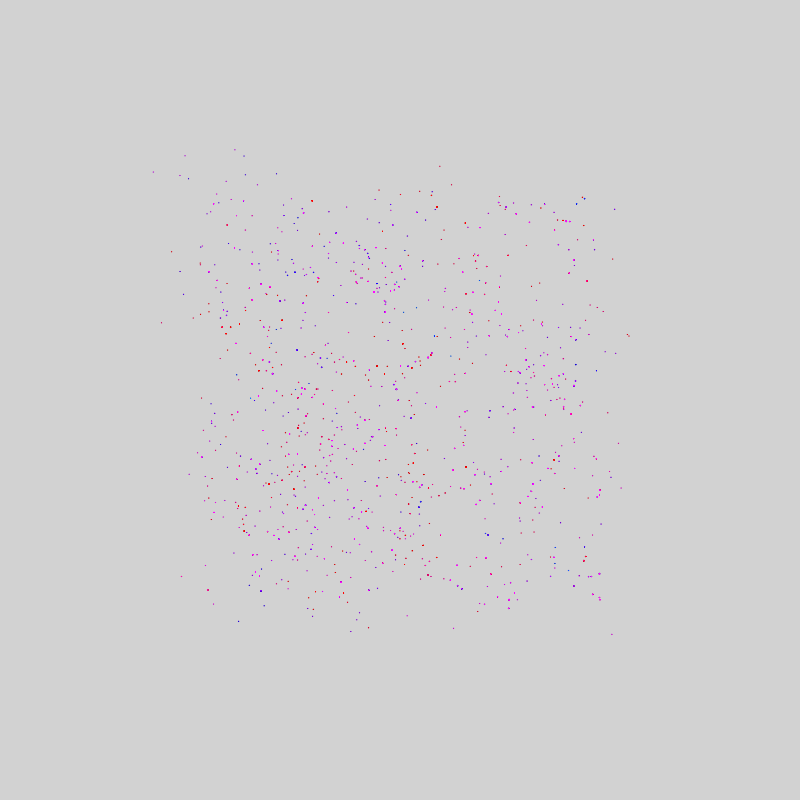
Frame 1 (no input)
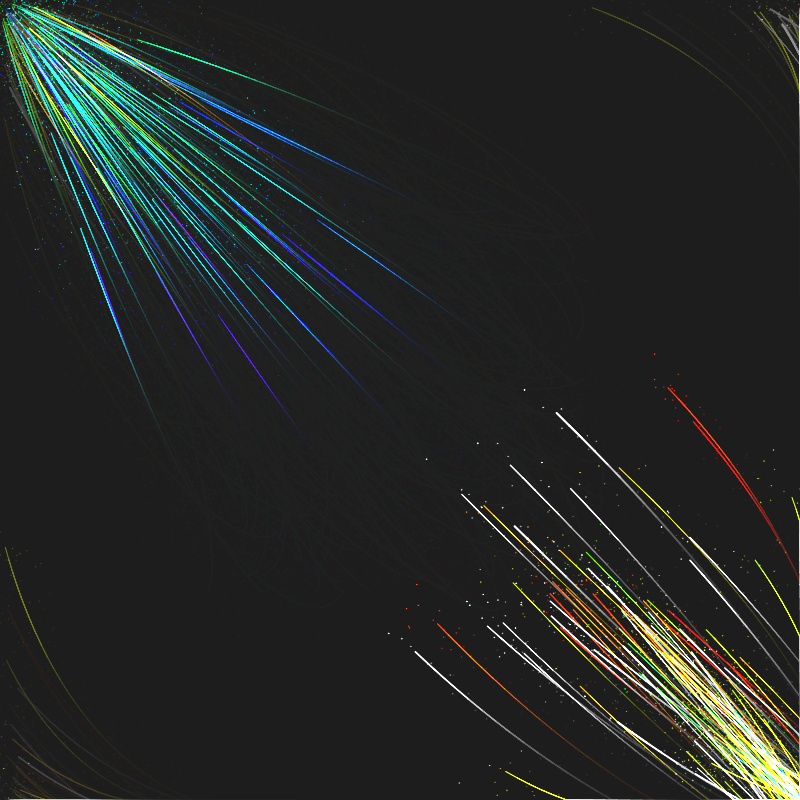
Frame 60 (no input)
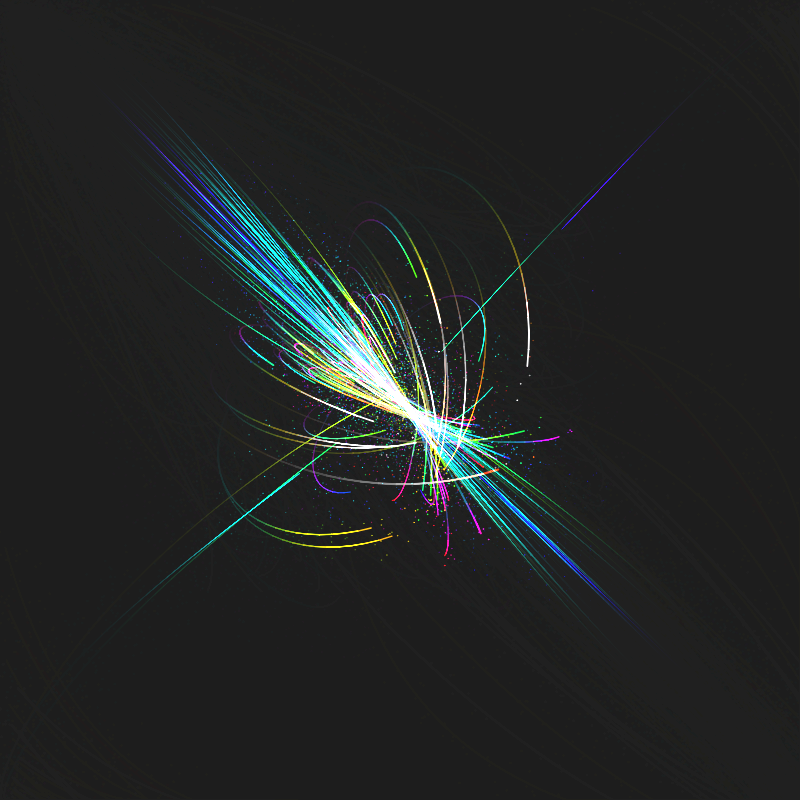
Frame 120 (the mouse pressed at the canvas centre since frame 60)

The p5.js sketch that drew these frames (run headless with seeded random() and noise() and a simulated clock; from frame 60 on, the mouse is pressed at the canvas centre):

// p5.js sketch
// ── sketch.js
var ctx;
var particles = [];
const MIN_SIZE = 2;
const MAX_SIZE = 16;
const PARTICLES_SIZE = 250;

const WIDTH = 800;
const HEIGHT = 800;

function setup() {
	createCanvas(WIDTH, HEIGHT);
	ctx = document.getElementById("defaultCanvas0").getContext("2d");

	for (var i = 0; i < PARTICLES_SIZE; i++) {
		const pos = createVector(random(200, 600), random(200, 600));
		const vel = createVector(random(-5, 5), random(-5, 5));
		const acc = createVector(random(-0.5, 0.5), random(-0.5, 0.5));
		const size = random(MIN_SIZE, MAX_SIZE);
		particles.push(new Particle(pos, vel, acc, size));
	}
}

const hslColor = (matiz) => {
	return 'hsl(' + matiz + ', 100%, 50%)';
}

class Particle {
	constructor(pos, vel, acc, size, color) {
		this.pos = pos;
		this.acc = acc;
		this.size = size;
		this.zone = size * 4;
		this.vel = vel;

		this.glitter = random(0, this.size/2);

		let tailLength = map(size, MIN_SIZE, MAX_SIZE, 4, 16);
		this.tail = [];
		for (let i = 0; i < tailLength; i++) {
			this.tail.push(this.pos.copy());
		}

		this.maxforce = 2;
		this.maxSpeed = map(size, MIN_SIZE, MAX_SIZE, 18, 6);
	}

	getColor(){
		let m = map(this.vel.mag(), MIN_SIZE, MAX_SIZE, 359, 0);
		return hslColor(parseInt(m));
	}

	render() {
		let color = this.getColor();
		fill(color);
		stroke(color)
		for(let i = this.tail.length -1; i > 0; i--){
			let s = i/this.size;
			// ellipse(this.tail[i].x, this.tail[i].y, s, s);
			strokeWeight(s);
			line(this.tail[i].x, this.tail[i].y, this.tail[i-1].x, this.tail[i-1].y);
		}
		//ellipse(this.pos.x, this.pos.y, this.size, this.size);

	}

	applyForce(force) {
		this.acc = this.acc.add(force);
		this.acc = this.acc.limit(this.maxforce);
	}


	update() {
		let old_position = this.pos.copy();
		for(let i = 0; i < this.tail.length - 1; i++){
			this.tail[i] = this.tail[i+1]
		}
		this.tail[this.tail.length - 1] = old_position;

		this.vel = this.vel.add(this.acc);
		this.vel = this.vel.limit(this.maxSpeed);
		this.pos = this.pos.add(this.vel);
	
		this.acc = this.acc.mult(0);
		this.blink();

	}

	blink() {
		for(let i = 0; i < this.glitter; i++) {
			let color = this.getColor();
			fill(color);
			let x = this.pos.x + random(-this.zone, this.zone);
			let y = this.pos.y + random(-this.zone, this.zone);
			ellipse(x, y, 1, 1);
		}
	}

	avoid(others) {
		others.forEach(other => {
			let d = dist(this.pos.x, this.pos.y, other.pos.x, other.pos.y)
			if(d < this.zone && d != 0) {
				var desired = p5.Vector.sub(this.pos, other.pos);
				let avoidMag = map(Math.abs(this.size - other.size), MIN_SIZE, MAX_SIZE, 0.2, this.maxforce);
				desired.setMag(avoidMag);
				this.applyForce(desired);
			}			
		});
	}

	boundaries(width, height) {

		const setAttrib = (atrib, value) => {
			this.pos[atrib] = value;
			for(let i = 0; i < this.tail.length; i++){
				this.tail[i][atrib] = value;
			}
		}

		if(this.pos.x > width) {
			setAttrib('x', 0);
		} else if (this.pos.x < 0) {
			setAttrib('x', width);
		}

		if(this.pos.y > height) {
			setAttrib('y', 0);
		} else if (this.pos.y < 0) {
			setAttrib('y', height);
		}
	}

	beAttracted(target) {
		const d = dist(this.pos.x, this.pos.y, target.x, target.y);
		var desired = p5.Vector.sub(target, this.pos);
		desired.setMag(1);

		// desired.mult(10 / this.size);
		this.applyForce(desired);
	}
}

function draw() {
	ctx.globalCompositeOperation = "source-over";
	ctx.globalAlpha = 0.2;
	background(33);

	ctx.globalCompositeOperation = "lighter";
	ctx.globalAlpha = 1;

	frameRate(60);

	var target = createVector(mouseX, mouseY);

	particles.forEach(particle => {
		particle.render();
		particle.beAttracted(target);
		// particle.avoid(particles)
		particle.update();
		particle.boundaries(WIDTH, HEIGHT);
	});
	
}
